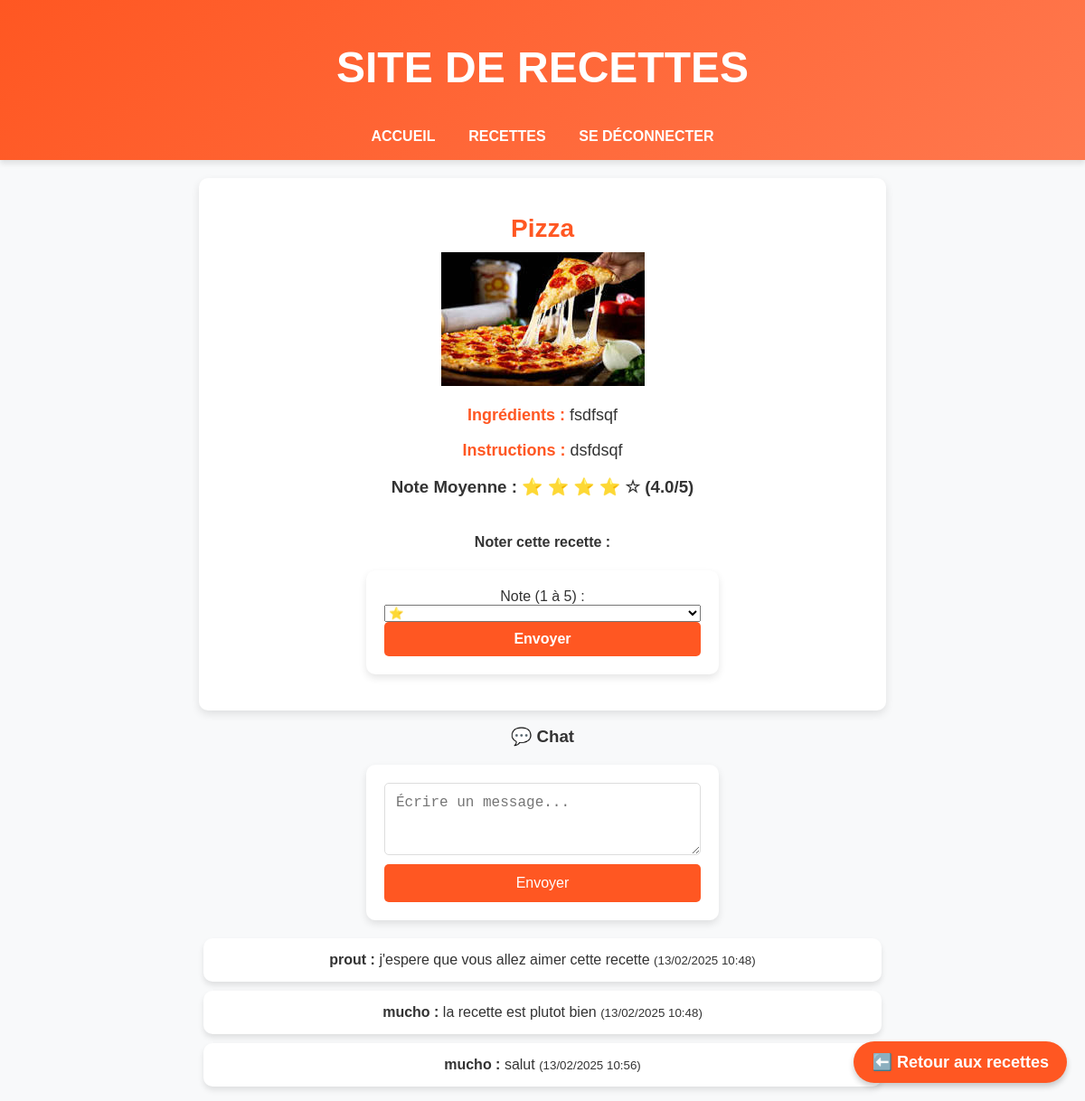
/recette/4 (signed in), run on the app's committed database.
### app.py (models this page shows)
class Recette(db.Model):
    id = db.Column(db.Integer, primary_key=True)
    nom = db.Column(db.String(100), nullable=False)
    ingredients = db.Column(db.Text, nullable=False)
    instructions = db.Column(db.Text, nullable=False)
    image = db.Column(db.String(100), nullable=True)
    publique = db.Column(db.Boolean, default=False)
    user_id = db.Column(db.Integer, db.ForeignKey('user.id'), nullable=False)

class Message(db.Model):
    id = db.Column(db.Integer, primary_key=True)
    content = db.Column(db.Text, nullable=False)
    timestamp = db.Column(db.DateTime, default=db.func.current_timestamp())
    user_id = db.Column(db.Integer, db.ForeignKey('user.id'), nullable=False)
    recette_id = db.Column(db.Integer, db.ForeignKey('recette.id'), nullable=False)
    user = db.relationship('User', backref=db.backref('messages', lazy=True))
    recette = db.relationship('Recette', backref=db.backref('messages', lazy=True))

class User(UserMixin, db.Model):
    id = db.Column(db.Integer, primary_key=True)
    username = db.Column(db.String(50), nullable=False, unique=True)
    email = db.Column(db.String(100), nullable=False, unique=True)
    password = db.Column(db.String(200), nullable=False)

### app.py (the view)
@app.route("/recette/<int:id>")
@login_required
def afficher_recette(id):
    recette = Recette.query.get_or_404(id)
    moyenne_notes = get_average_rating(id)
    return render_template("recette.html", recette=recette, moyenne_notes=moyenne_notes)

### app.py (called while the page is built)
def get_average_rating(recette_id):
    notes = Notation.query.filter_by(recette_id=recette_id).all()
    if notes:
        return sum(note.note for note in notes) / len(notes)
    return 0  # Pas encore de note

@login_manager.user_loader
def load_user(user_id):
    return User.query.get(int(user_id))

### templates/recette.html (shortened to what this page needs)
{% extends "base.html" %}
{% block content %}
<div class="recette-container">
    <h2>{{ recette.nom }}</h2>
    <a href="{{ url_for('afficher_recettes') }}" class="ajouter-recette-fixed">⬅️ Retour aux recettes</a>
    {% if recette.image %}
        <img src="{{ url_for('static', filename='uploads/' + recette.image) }}" alt="{{ recette.nom }}">
    {% endif %}
    <p><strong>Ingrédients :</strong> {{ recette.ingredients }}</p>
    <p><strong>Instructions :</strong> {{ recette.instructions }}</p>
    <h3 class="note-stars">Note Moyenne :
        {% if moyenne_notes > 0 %}
            {% for i in range(5) %}
                {% if i < moyenne_notes %}
                    ⭐
                {% else %}
                    ☆
                {% endif %}
            {% endfor %}
            ({{ moyenne_notes|round(1) }}/5)
        {% else %}
            Pas encore noté
        {% endif %}
    </h3>
    <div class="recette-buttons">
        {% if current_user.is_authenticated and recette.user_id == current_user.id %}
            <a href="{{ url_for('modifier_recette', id=recette.id) }}" class="btn btn-primary">✏️ Modifier</a>
            <form action="{{ url_for('supprimer_recette', id=recette.id) }}" method="POST" style="display: inline;">
                <button type="submit" class="btn btn-danger" onclick="return confirm('Voulez-vous vraiment supprimer cette recette ?');">🗑️ Supprimer</button>
            </form>
            <form action="{{ url_for('publier_recette', id=recette.id) }}" method="POST" style="display: inline;">
                <button type="submit" class="btn btn-success">📢 Publier</button>
            </form>
        {% else %}
            <div class="note-form">
                <h4>Noter cette recette :</h4>
                <form action="{{ url_for('noter_recette', id=recette.id) }}" method="POST">
                    <label for="note">Note (1 à 5) :</label>
                    <select name="note" required>
                        <option value="1">⭐</option>
                    </select>
                    <button type="submit">Envoyer</button>
                </form>
            </div>
        {% endif %}
    </div>
</div>
<div class="chat-container">
    <h3>💬 Chat</h3>
    <form action="{{ url_for('ajouter_message', id=recette.id) }}" method="POST" class="chat-form">
        <textarea name="content" rows="3" placeholder="Écrire un message..." required></textarea>
        <button type="submit">Envoyer</button>
    </form>
    <ul class="message-list">
        {% for message in recette.messages %}
            <li>
                <strong>{{ message.user.username }} :</strong> {{ message.content }}
                <small>({{ message.timestamp.strftime('%d/%m/%Y %H:%M') }})</small>
            </li>
        {% endfor %}
    </ul>
</div>
{% endblock %}

### templates/base.html (shortened to what this page needs)
<!DOCTYPE html>
<html lang="fr">
<head>
    <link rel="stylesheet" href="{{ url_for('static', filename='style.css') }}">
</head>
<body>
    <header>
        <h1>Site de Recettes</h1>
        <nav>
            <a href="{{ url_for('home') }}">Accueil</a>
            <a href="{{ url_for('afficher_recettes') }}">Recettes</a>
            {% if current_user.is_authenticated %}
    <a href="{{ url_for('logout') }}">Se déconnecter</a>
{% else %}
    <a href="{{ url_for('login') }}">Se connecter</a>
    <a href="{{ url_for('register') }}">S'inscrire</a>
{% endif %}
        </nav>
    </header>
    <main>
        {% block content %}{% endblock %}
    </main>
</body>
</html>

### static/style.css (style rules this page uses)
body { font-family: 'Poppins', sans-serif; margin: 0; padding: 0; background-color: #f8f9fa; text-align: center; color: #333; }
header { background: linear-gradient(135deg, #ff5722, #ff784e); padding: 15px; color: white; font-size: 24px; font-weight: bold; text-transform: uppercase; box-shadow: 0 4px 6px rgba(0, 0, 0, 0.1); }
nav { margin-top: 10px; }
nav a { margin: 0 15px; color: white; text-decoration: none; font-size: 16px; font-weight: bold; transition: 0.3s; }
h2 { color: #ff5722; font-size: 28px; margin-top: 20px; }
form { display: flex; flex-direction: column; width: 350px; margin: 20px auto; padding: 20px; background: white; border-radius: 10px; box-shadow: 0 4px 8px rgba(0, 0, 0, 0.1); }
input, textarea { margin-bottom: 10px; padding: 12px; border: 1px solid #ddd; border-radius: 5px; font-size: 16px; }
button { background: #ff5722; color: white; padding: 12px; font-size: 16px; border: none; border-radius: 5px; cursor: pointer; transition: 0.3s ease-in-out; }
ul { list-style-type: none; padding: 0; }
li { background: white; margin: 10px auto; padding: 15px; width: 60%; border-radius: 10px; box-shadow: 0 4px 6px rgba(0, 0, 0, 0.1); transition: transform 0.2s; }
.ajouter-recette-fixed { position: fixed; bottom: 20px; right: 20px; background: #ff5722; color: white; padding: 12px 20px; font-size: 18px; border-radius: 50px; text-decoration: none; font-weight: bold; box-shadow: 0 4px 6px rgba(0, 0, 0, 0.2); transition: 0.3s ease-in-out; }
.recette-container { background: white; padding: 20px; border-radius: 10px; box-shadow: 0 4px 10px rgba(0, 0, 0, 0.1); width: 60%; margin: auto; text-align: center; margin-top: 20px; }
.recette-container h2 { color: #ff5722; font-size: 28px; margin-bottom: 10px; }
.recette-container p { font-size: 18px; color: #333; }
.recette-container strong { color: #ff5722; }
.recette-buttons { margin-top: 20px; display: flex; justify-content: center; gap: 15px; }
.recette-buttons a, .recette-buttons button { display: flex; align-items: center; justify-content: center; background: #ff5722; color: white; padding: 10px 20px; border-radius: 5px; font-size: 16px; font-weight: bold; text-decoration: none; transition: 0.3s; border: none; cursor: pointer; }

### data on the page
Recette: nom "Pizza", image (picture), ingredients "fsdfsqf", instructions "dsfdsqf"
Message: user.username "prout", content "j'espere que vous allez aimer cette recette", timestamp "13/02/2025 10:48"
Message: user.username "mucho", content "la recette est plutot bien", timestamp "13/02/2025 10:48"
Message: user.username "mucho", content "salut", timestamp "13/02/2025 10:56"

### other printed values
{{ moyenne_notes|round(1) }} "4.0"
